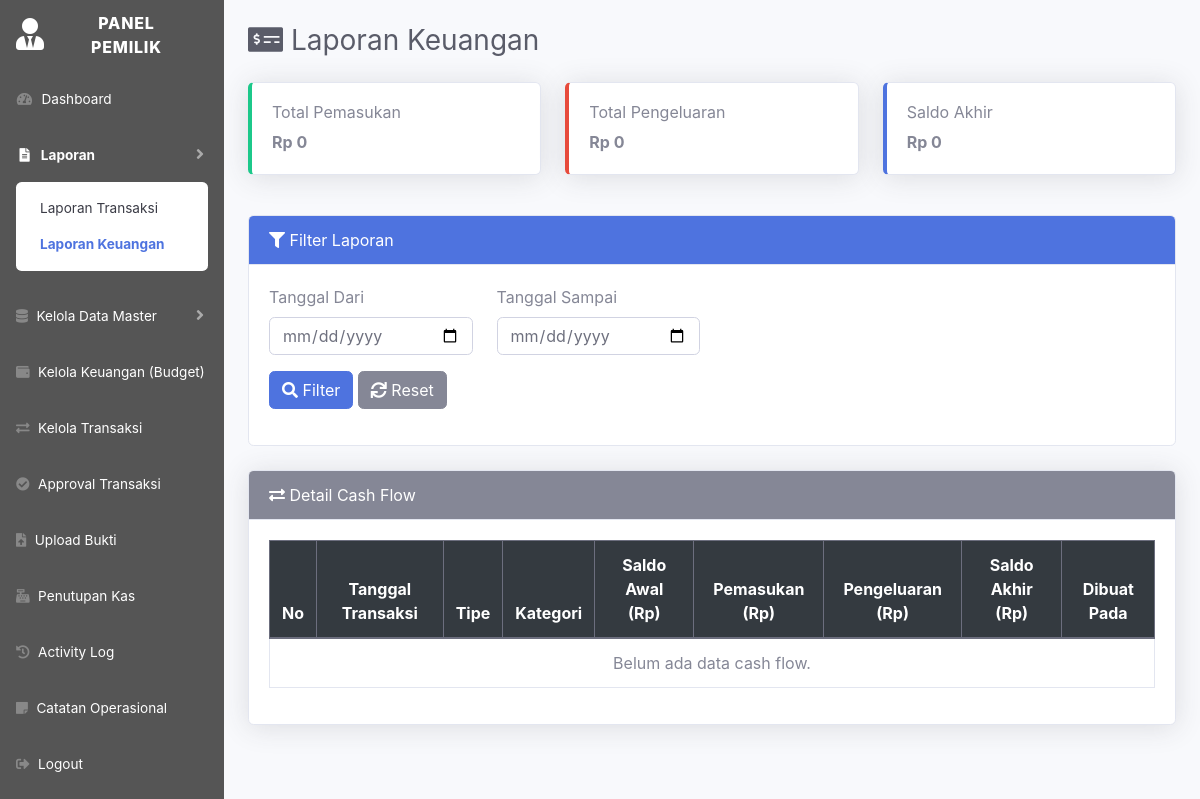
Before: /OWNER/laporan_keuangan.php (signed in) with the older database file.
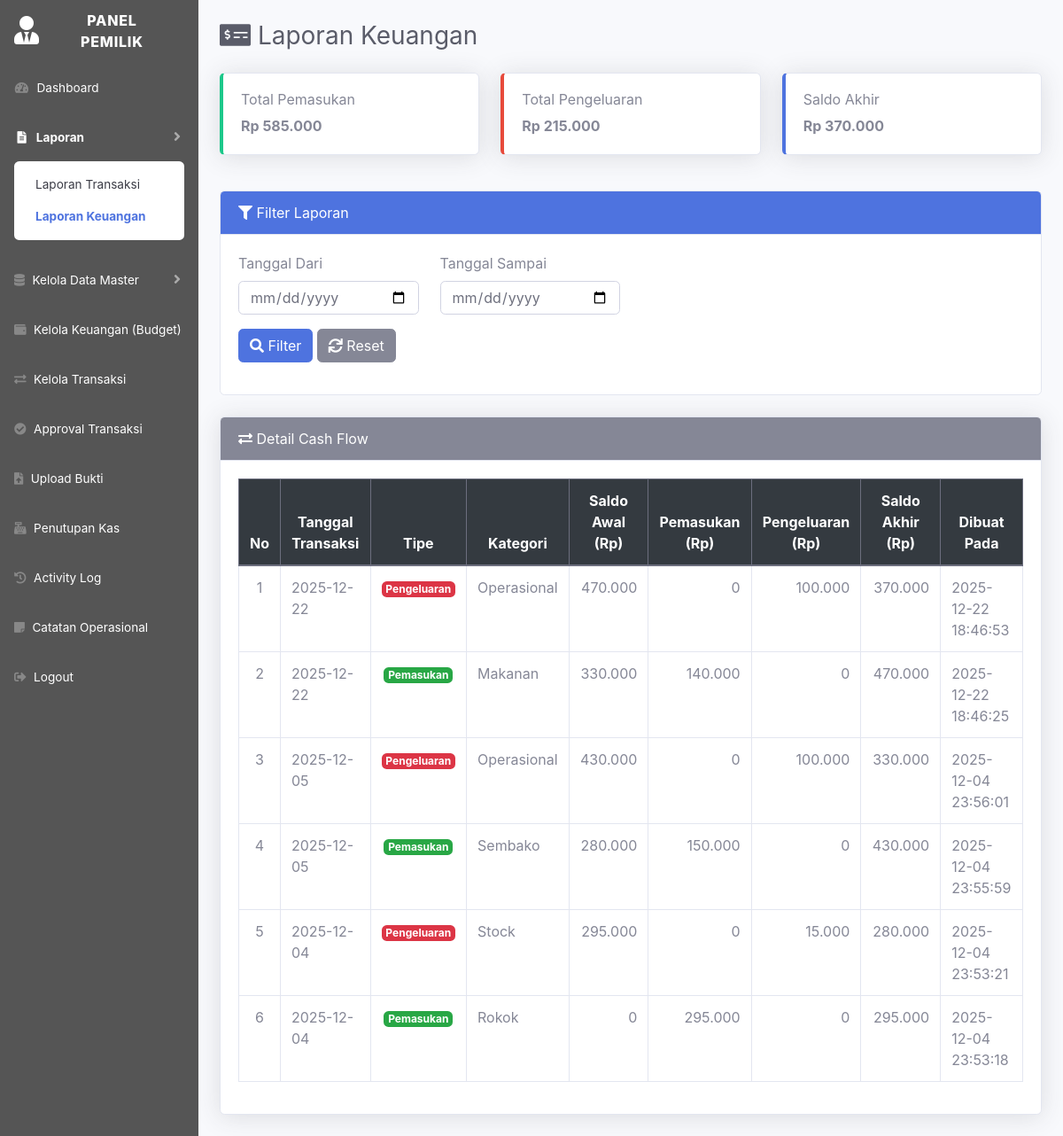
After: the same page with the newer database file.
### tables this page shows
CREATE TABLE `cash_flow` (
  `kas_id` int(11) NOT NULL,
  `transaksi_masuk_id` int(11) DEFAULT NULL,
  `transaksi_keluar_id` int(11) DEFAULT NULL,
  `tipe` enum('pemasukan','pengeluaran') NOT NULL,
  `saldo_awal` decimal(15,2) NOT NULL,
  `saldo_akhir` decimal(15,2) NOT NULL,
  `created_at` datetime NOT NULL DEFAULT current_timestamp()
);

### OWNER/laporan_keuangan.php (the view, shortened to what this page needs)
<?php
include '../config.php';
$filter_awal = isset($_GET['awal']) ? $_GET['awal'] : '';
$filter_akhir = isset($_GET['akhir']) ? $_GET['akhir'] : '';
function tableHasColumn(mysqli $conn, string $table, string $column): bool {
	$res = mysqli_query($conn, "SHOW COLUMNS FROM $table LIKE '$column'");
	return $res && mysqli_num_rows($res) > 0;
}
$wherePemasukan = [];
if (tableHasColumn($conn, 'transaksi_pemasukan', 'status')) {
	$wherePemasukan[] = "status='approved'";
}
$wherePemasukanStr = !empty($wherePemasukan) ? "WHERE " . implode(" AND ", $wherePemasukan) : "";
$wherePengeluaran = [];
if (tableHasColumn($conn, 'transaksi_pengeluaran', 'status')) {
	$wherePengeluaran[] = "status='approved'";
}
$wherePengeluaranStr = !empty($wherePengeluaran) ? "WHERE " . implode(" AND ", $wherePengeluaran) : "";
$sqlPemasukan = mysqli_query($conn, "SELECT COALESCE(SUM(jumlah_pemasukan),0) AS total FROM transaksi_pemasukan $wherePemasukanStr");
$pemasukan = $sqlPemasukan ? mysqli_fetch_assoc($sqlPemasukan) : ['total'=>0];
$sqlPengeluaran = mysqli_query($conn, "SELECT COALESCE(SUM(jumlah_pengeluaran),0) AS total FROM transaksi_pengeluaran $wherePengeluaranStr");
$pengeluaran = $sqlPengeluaran ? mysqli_fetch_assoc($sqlPengeluaran) : ['total'=>0];
$saldo = $pemasukan['total'] - $pengeluaran['total'];
$cashFlowWhere = "";
$sqlCashFlow = mysqli_query($conn, "
    SELECT
        c.kas_id,
        c.tipe,
        c.saldo_awal,
        c.saldo_akhir,
        c.created_at,
        COALESCE(p.tanggal_masuk, q.tanggal_keluar) AS tanggal_transaksi,
        COALESCE(p.jumlah_pemasukan, 0) AS jumlah_masuk,
        COALESCE(q.jumlah_pengeluaran, 0) AS jumlah_keluar,
        COALESCE(kp.nama_kategori, kk.nama_kategori) AS kategori
    FROM cash_flow c
    LEFT JOIN transaksi_pemasukan p ON c.transaksi_masuk_id = p.transaksi_masuk_id
    LEFT JOIN kategori_pemasukan kp ON p.kat_pemasukan_id = kp.kat_pemasukan_id
    LEFT JOIN transaksi_pengeluaran q ON c.transaksi_keluar_id = q.transaksi_keluar_id
    LEFT JOIN kategori_pengeluaran kk ON q.kat_pengeluaran_id = kk.kat_pengeluaran_id
    $cashFlowWhere
    ORDER BY c.created_at DESC
");
?>
<!DOCTYPE html>
<html lang="id">
<head>
    <link href="../startbootstrap-sb-admin-2-master/vendor/fontawesome-free/css/all.min.css" rel="stylesheet">
    <link href="../startbootstrap-sb-admin-2-master/css/sb-admin-2.min.css" rel="stylesheet">
</head>
<body id="page-top">
<div id="wrapper">
    <?php $currentPage = 'laporan_keuangan'; include 'sidebar_owner.php'; ?>
    <div id="content-wrapper" class="d-flex flex-column">
        <div id="content" class="p-4">
            <h3 class="mb-4 text-dark"><i class="fas fa-money-check-alt"></i> Laporan Keuangan</h3>
            <div class="row">
                <div class="col-md-4 mb-3">
                    <div class="card border-left-success shadow h-100">
                        <div class="card-body">
                            <h6>Total Pemasukan</h6>
                            <strong>Rp <?= number_format($pemasukan['total'],0,',','.'); ?></strong>
                        </div>
                    </div>
                </div>
                <div class="col-md-4 mb-3">
                    <div class="card border-left-danger shadow h-100">
                        <div class="card-body">
                            <h6>Total Pengeluaran</h6>
                            <strong>Rp <?= number_format($pengeluaran['total'],0,',','.'); ?></strong>
                        </div>
                    </div>
                </div>
                <div class="col-md-4 mb-3">
                    <div class="card border-left-primary shadow h-100">
                        <div class="card-body">
                            <h6>Saldo Akhir</h6>
                            <strong>Rp <?= number_format($saldo,0,',','.'); ?></strong>
                        </div>
                    </div>
                </div>
            </div>
            <div class="card mb-4 mt-4">
                <div class="card-header bg-primary text-white">
                    <i class="fas fa-filter"></i> Filter Laporan
                </div>
                <div class="card-body">
                    <form method="get" class="row">
                        <div class="form-group col-md-3">
                            <label>Tanggal Dari</label>
                            <input type="date" name="awal" class="form-control" value="<?= htmlspecialchars($filter_awal); ?>">
                        </div>
                        <div class="form-group col-md-3">
                            <label>Tanggal Sampai</label>
                            <input type="date" name="akhir" class="form-control" value="<?= htmlspecialchars($filter_akhir); ?>">
                        </div>
                        <div class="form-group col-md-12">
                            <button type="submit" class="btn btn-primary"><i class="fas fa-search"></i> Filter</button>
                            <a href="laporan_keuangan.php" class="btn btn-secondary"><i class="fas fa-sync"></i> Reset</a>
                        </div>
                    </form>
                </div>
            </div>
            <div class="card shadow mt-4">
                <div class="card-header bg-secondary text-white">
                    <i class="fas fa-exchange-alt"></i> Detail Cash Flow
                </div>
                <div class="card-body">
                    <div class="table-responsive">
                        <table class="table table-bordered table-hover">
                            <thead class="thead-dark text-center">
                                <tr>
                                    <th>No</th>
                                    <th>Tanggal Transaksi</th>
                                    <th>Tipe</th>
                                    <th>Kategori</th>
                                    <th>Saldo Awal (Rp)</th>
                                    <th>Pemasukan (Rp)</th>
                                    <th>Pengeluaran (Rp)</th>
                                    <th>Saldo Akhir (Rp)</th>
                                    <th>Dibuat Pada</th>
                                </tr>
                            </thead>
                            <tbody>
                                <?php if (mysqli_num_rows($sqlCashFlow) > 0): ?>
                                    <?php $no = 1; while ($row = mysqli_fetch_assoc($sqlCashFlow)): ?>
                                        <tr>
                                            <td class="text-center"><?= $no++; ?></td>
                                            <td><?= htmlspecialchars($row['tanggal_transaksi']); ?></td>
                                            <td class="text-center">
                                                <?php if ($row['tipe'] == 'pemasukan'): ?>
                                                    <span class="badge badge-pemasukan">Pemasukan</span>
                                                <?php else: ?>
                                                    <span class="badge badge-pengeluaran">Pengeluaran</span>
                                                <?php endif; ?>
                                            </td>
                                            <td><?= htmlspecialchars($row['kategori'] ?? '-'); ?></td>
                                            <td class="text-right"><?= number_format($row['saldo_awal'],0,',','.'); ?></td>
                                            <td class="text-right"><?= number_format($row['jumlah_masuk'],0,',','.'); ?></td>
                                            <td class="text-right"><?= number_format($row['jumlah_keluar'],0,',','.'); ?></td>
                                            <td class="text-right"><?= number_format($row['saldo_akhir'],0,',','.'); ?></td>
                                            <td><?= htmlspecialchars($row['created_at']); ?></td>
                                        </tr>
                                    <?php endwhile; ?>
                                <?php else: ?>
                                    <tr><td colspan="9" class="text-center text-muted">Belum ada data cash flow.</td></tr>
                                <?php endif; ?>
                            </tbody>
                        </table>
                    </div>
                </div>
            </div>
        </div>
    </div>
</div>
</body>
</html>

### OWNER/sidebar_owner.php (shortened to what this page needs)
<ul class="navbar-nav sidebar sidebar-dark accordion" id="accordionSidebar">
	<a class="sidebar-brand d-flex align-items-center justify-content-center" href="dashboardOwner.php">
		<div class="sidebar-brand-icon"><i class="fas fa-user-tie"></i></div>
		<div class="sidebar-brand-text mx-3">Panel Pemilik</div>
	</a>
	<li class="nav-item <?= $currentPage == 'dashboard' ? 'active' : ''; ?>">
		<a class="nav-link" href="dashboardOwner.php">
			<i class="fas fa-fw fa-tachometer-alt"></i>
			<span>Dashboard</span>
		</a>
	</li>
	<li class="nav-item <?= in_array($currentPage, ['laporan_transaksi', 'laporan_keuangan']) ? 'active' : ''; ?>">
		<a class="nav-link collapsed" href="#" data-toggle="collapse" data-target="#collapseLaporan">
			<i class="fas fa-fw fa-file-alt"></i>
			<span>Laporan</span>
		</a>
		<div id="collapseLaporan" class="collapse <?= in_array($currentPage, ['laporan_transaksi', 'laporan_keuangan']) ? 'show' : ''; ?>" data-parent="#accordionSidebar">
			<div class="bg-white py-2 collapse-inner rounded">
				<a class="collapse-item <?= $currentPage == 'laporan_transaksi' ? 'active' : ''; ?>" href="laporan_transaksi.php">Laporan Transaksi</a>
				<a class="collapse-item <?= $currentPage == 'laporan_keuangan' ? 'active' : ''; ?>" href="laporan_keuangan.php">Laporan Keuangan</a>
			</div>
		</div>
	</li>
	<li class="nav-item <?= in_array($currentPage, ['data_user', 'kategori_pemasukan', 'kategori_pengeluaran']) ? 'active' : ''; ?>">
		<a class="nav-link collapsed" href="#" data-toggle="collapse" data-target="#collapseMaster">
			<i class="fas fa-database"></i>
			<span>Kelola Data Master</span>
		</a>
	</li>
	<li class="nav-item <?= $currentPage == 'kelola_keuangan' ? 'active' : ''; ?>">
		<a class="nav-link" href="kelola_keuangan.php">
			<i class="fas fa-wallet"></i>
			<span>Kelola Keuangan (Budget)</span>
		</a>
	</li>
	<li class="nav-item <?= $currentPage == 'kelola_transaksi' ? 'active' : ''; ?>">
		<a class="nav-link" href="kelola_transaksi.php">
			<i class="fas fa-exchange-alt"></i>
			<span>Kelola Transaksi</span>
		</a>
	</li>
	<li class="nav-item <?= $currentPage == 'approval_transaksi' ? 'active' : ''; ?>">
		<a class="nav-link" href="approval_transaksi.php">
			<i class="fas fa-check-circle"></i>
			<span>Approval Transaksi</span>
		</a>
	</li>
	<li class="nav-item <?= $currentPage == 'upload_bukti' ? 'active' : ''; ?>">
		<a class="nav-link" href="upload_bukti.php">
			<i class="fas fa-file-upload"></i>
			<span>Upload Bukti</span>
		</a>
	</li>
	<li class="nav-item <?= $currentPage == 'penutupan_kas' ? 'active' : ''; ?>">
		<a class="nav-link" href="penutupan_kas.php">
			<i class="fas fa-cash-register"></i>
			<span>Penutupan Kas</span>
		</a>
	</li>
	<li class="nav-item <?= $currentPage == 'activity_log' ? 'active' : ''; ?>">
		<a class="nav-link" href="activity_log.php">
			<i class="fas fa-history"></i>
			<span>Activity Log</span>
		</a>
	</li>
	<li class="nav-item <?= $currentPage == 'catatan_operasional' ? 'active' : ''; ?>">
		<a class="nav-link" href="catatan_operasional.php">
			<i class="fas fa-sticky-note"></i>
			<span>Catatan Operasional</span>
		</a>
	</li>
	<li class="nav-item">
		<a class="nav-link" href="../logout.php">
			<i class="fas fa-sign-out-alt"></i>
			<span>Logout</span>
		</a>
	</li>
</ul>

### OWNER/laporan_keuangan.php (style rules this page uses)
.sidebar { background: #555 !important; }
.sidebar .nav-link { color: #fff !important; }
body { background: #f8f9fc; }
.thead-dark th { background-color: #343a40 !important; color: white !important; }
.badge-pemasukan { background-color: #28a745; color: #fff; }
.badge-pengeluaran { background-color: #dc3545; color: #fff; }

Changed rows visible on the page:
added cash_flow: tanggal_transaksi "2025-12-22", tipe "Pengeluaran", kategori "Operasional", saldo_awal "470.000", jumlah_masuk "0", jumlah_keluar "100.000", saldo_akhir "370.000", created_at "2025-12-22 18:46:53"
added cash_flow: tanggal_transaksi "2025-12-22", tipe "Pemasukan", kategori "Makanan", saldo_awal "330.000", jumlah_masuk "140.000", jumlah_keluar "0", saldo_akhir "470.000", created_at "2025-12-22 18:46:25"
added cash_flow: tanggal_transaksi "2025-12-05", tipe "Pengeluaran", kategori "Operasional", saldo_awal "430.000", jumlah_masuk "0", jumlah_keluar "100.000", saldo_akhir "330.000", created_at "2025-12-04 23:56:01"
added cash_flow: tanggal_transaksi "2025-12-05", tipe "Pemasukan", kategori "Sembako", saldo_awal "280.000", jumlah_masuk "150.000", jumlah_keluar "0", saldo_akhir "430.000", created_at "2025-12-04 23:55:59"
added cash_flow: tanggal_transaksi "2025-12-04", tipe "Pengeluaran", kategori "Stock", saldo_awal "295.000", jumlah_masuk "0", jumlah_keluar "15.000", saldo_akhir "280.000", created_at "2025-12-04 23:53:21"
added cash_flow: tanggal_transaksi "2025-12-04", tipe "Pemasukan", kategori "Rokok", saldo_awal "0", jumlah_masuk "295.000", jumlah_keluar "0", saldo_akhir "295.000", created_at "2025-12-04 23:53:18"
Other visible differences:
$pemasukan['total']: "0" → "585.000"
$pengeluaran['total']: "0" → "215.000"
$saldo: "0" → "370.000"
text no longer shown: "Belum ada data cash flow."
